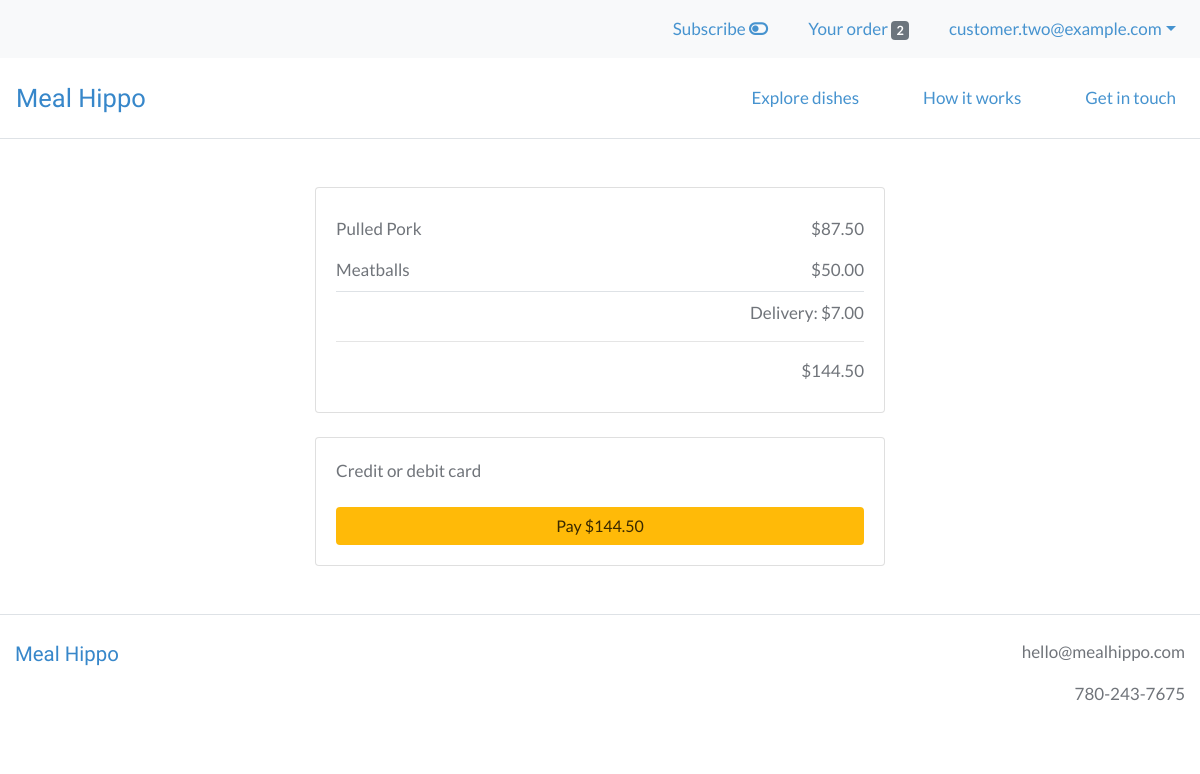
Page /order/payment (signed in) on the committed database.
### users/models.py (models this page shows, shortened)
class CustomUser(AbstractBaseUser):
    email = models.EmailField(unique=True)
    is_active = models.BooleanField(default=True)
    is_admin = models.BooleanField(default=False)
    objects = CustomUserManager()
    USERNAME_FIELD = 'email'
    REQUIRED_FIELDS = []

### webplatform/models.py (models this page shows, shortened)
class Order(models.Model):
    user = models.ForeignKey(settings.AUTH_USER_MODEL, on_delete=models.CASCADE)
    items = models.ManyToManyField(OrderItem)
    delivery_date = models.DateField(null=True)
    delivery_time = models.TimeField(null=True)
    is_completed = models.BooleanField(default=False)
    payment = models.ForeignKey(Payment, on_delete=models.SET_NULL, blank=True, null=True)
    created_at = models.DateTimeField(auto_now_add=True)
    modified_at = models.DateTimeField(auto_now=True)
    def get_total_order_price(self):
        total_order_price = 0
        for item in self.items.all():
            total_order_price += item.get_total_item_price()
        if not UserDeliveryDetail.objects.filter(user=self.user)[0].free_delivery:
            total_order_price += 7
        return total_order_price

class OrderItem(models.Model):
    user = models.ForeignKey(settings.AUTH_USER_MODEL, on_delete=models.CASCADE)
    item = models.ForeignKey(Item, on_delete=models.CASCADE)
    quantity = models.IntegerField(default=1)
    is_completed = models.BooleanField(default=False)
    def get_total_item_price(self):
        return self.quantity * self.item.price

class Item(models.Model):
    supplier = models.ForeignKey(Supplier, on_delete=models.CASCADE)
    name = models.CharField(max_length=100)
    description = models.TextField()
    price = models.FloatField()
    minimum_portions = models.IntegerField(blank=True, null=True)
    portion_increment = models.IntegerField(blank=True, null=True)
    minimum_lead_time = models.IntegerField(blank=True, null=True)
    calories = models.IntegerField(blank=True, null=True)
    protein = models.FloatField(blank=True, null=True)
    fat = models.FloatField(blank=True, null=True)
    carbs = models.FloatField(blank=True, null=True)
    is_active = models.BooleanField()
    created_at = models.DateTimeField(auto_now_add=True)
    modified_at = models.DateTimeField(auto_now=True)

class UserDeliveryDetail(models.Model):
    user = models.OneToOneField(settings.AUTH_USER_MODEL, on_delete=models.CASCADE)
    phone = models.CharField(max_length=20)
    address = models.TextField()
    instructions = models.TextField(blank=True, null=True)
    free_delivery = models.BooleanField(default=True)
    is_subscribed = models.BooleanField(default=False, verbose_name='subscribe weekly')

### webplatform/views.py (the view, shortened to what this page needs)
# urls.py: path('order/payment', views.OrderPaymentView.as_view(), name='order_payment_view'),
class OrderPaymentView(IsSubscribedMixin, LoginRequiredMixin, View):
    def get(self, *args, **kwargs):
        user = self.request.user
        order = models.Order.objects.get(user=user, is_completed=False)
        order_items = order.items.all()
        free_delivery = models.UserDeliveryDetail.objects.get(user=user).free_delivery
        context = {
            'order': order,
            'order_items': order_items,
            'free_delivery': free_delivery,
            'stripe_pk': settings.STRIPE_API_PUBLISHABLE_KEY,
        }
        return render(self.request, 'webplatform/order_payment_view.html', context)

### webplatform/templatetags/cart_templatetags.py (called while the page is built)
@register.filter
def cart_item_count(user):
    if user.is_authenticated:
        queryset = models.Order.objects.filter(user=user, is_completed=False)
        if queryset.exists():
            return queryset[0].items.count()
    return 0

### webplatform/templates/webplatform/order_payment_view.html (shortened to what this page needs)
{% extends 'base.html' %}
{% load static %}
{% load crispy_forms_tags %}
{% load humanize %}
{% block content %}
<div class="container-fluid my-5">
  <div class="row">
    <div class="col-lg-6 offset-lg-3 col-md-8 offset-md-2 col-12">
      <div class="card">
        <div class="card-body">
          <div class="container">
            {% for order_item in order_items %}
              <div class="row py-2">
                <div class="col text-left px-0">
                  {{ order_item.item.name }}
                </div>
                <div class="col text-right px-0">
                  ${{ order_item.get_total_item_price|floatformat:2|intcomma }}
                </div>
              </div>
            {% endfor %}
          </div>
          <div class="container">
            <div class="row border-top py-2">
              <div class="col text-right px-0">
								{% if user.is_authenticated and free_delivery or not user.is_authenticated %}
                  <s class="text-secondary">Delivery: $7.00</s>
                  <p><small>Free delivery with first order</small></p>
                {% else %}
                  <p>Delivery: $7.00</p>
                {% endif %}
                <hr>
                ${{ order.get_total_order_price|floatformat:2|intcomma }}
              </div>
            </div>
          </div>
        </div>
      </div>
      <div class="card mt-4">
        <div class="card-body">
          <form action="" method="post" id="payment-form">
            <div class="mb-3">
            	<label for="card-element">
            		Credit or debit card
            	</label>
            </div>
            <button class="btn btn-attention btn-block">Pay ${{ order.get_total_order_price|floatformat:2|intcomma }}</button>
          </form>
        </div>
      </div>
    </div>
  </div>
</div>
{% endblock %}

### templates/base.html (shortened to what this page needs)
{% load static %}
{% load cart_templatetags %}
<!DOCTYPE html>
<html lang="en" dir="ltr">
  <head>
    <link rel="stylesheet" href="https://stackpath.bootstrapcdn.com/bootstrap/4.4.1/css/bootstrap.min.css">
    <link rel="stylesheet" type="text/css" href="{% static 'style.css' %}">
  </head>
  <body>
    {% if user.is_authenticated %}
        <nav class="navbar navbar-expand-md navbar-light user-nav bg-light">
            <ul class="navbar-nav ml-md-auto mx-md-0 mx-auto text-md-left text-center">
              <li class="nav-item mr-4">
                <a class="nav-link" href="{% url 'webplatform:subscribe_toggle' request.path %}">{% if is_subscribed %}Subscribed <i class="fas fa-toggle-on"></i>{% else %}<span data-toggle="tooltip" data-placement="bottom" title="Save 5% on all orders">Subscribe <i class="fas fa-toggle-off"></i></span>{% endif %}</a>
              <li class="nav-item mr-4">
                <a class="nav-link" href="{% url 'webplatform:order_items_view' %}">
                  Your order <span class="badge badge-secondary">{{ request.user|cart_item_count }}</span>
                </a>
              </li>
              <li class="nav-item dropdown">
                <a class="nav-link dropdown-toggle" data-toggle="dropdown" href="#" role="button" aria-haspopup="true" aria-expanded="false">{{ request.user.email }}</a>
              </li>
            </ul>
        </nav>
    {% endif %}
    <nav class="navbar navbar-expand-md navbar-light py-3 border-bottom">
      <a class="navbar-brand" href="{% url 'webplatform:home_view' %}">Meal&nbsp;Hippo</a>
      <div class="collapse navbar-collapse" id="navbarText">
        <ul class="navbar-nav ml-auto">
          <li class="nav-item mr-5">
            <a class="nav-link" href="{% url 'webplatform:order_items_view' %}">Explore dishes</a>
          </li>
          <li class="nav-item mr-5">
            <a class="nav-link" href="{% url 'webplatform:support_view' %}">How it works</a>
          </li>
          <li class="nav-item">
            <a class="nav-link" href="{% url 'webplatform:contact_view' %}">Get in touch</a>
          </li>
        </ul>
      </div>
    </nav>
    {% block content %}
    {% endblock %}
    <footer>
      <div class="container-fluid text-center py-4 mb-5 border-top">
        <div class="row">
          <div class="col-sm text-sm-left mb-4">
            <span class="logo">
              <a href="{% url 'webplatform:home_view' %}">Meal&nbsp;Hippo</a>
            </span>
          </div>
          <div class="col-sm text-sm-right">
            <p>hello@mealhippo.com</p>
            <p>780-243-7675</p>
          </div>
        </div>
      </div>
    </footer>
  </body>
</html>

### static/style.css (style rules this page uses)
:root { --heading: #2D3142; --sub_heading: #414655; --text: #70747A; --logo: #3787CA; --button_dark: #3787CA; --button_light: #4693CF; --link_dark: #3787CA; --link_light: #60A9D9; --nav_dark: #4693CF; --nav_light: #60A9D9; --attention_dark: #FFBA08; --attention_light: #FFC518; --attention_text: #392900; }
body { color: var(--text); font-family: 'Lato', sans-serif; font-size: 17px; }
a, .btn-link { color: var(--link_dark); }
.navbar-light .navbar-brand, .logo a { color: var(--logo); font-size: 1.5em; font-family: 'Varela Round', "Arial Rounded MT Bold", "Helvetica Rounded", sans-serif; }
.logo a { font-size: 1.2em; }
.navbar-nav .nav-item a.nav-link { color: var(--nav_dark); }
.btn { padding-left: 25px; padding-right: 25px; }
.btn-attention { background: var(--attention_dark); color: var(--attention_text); }

### rows in the picture
CustomUser: user|cart_item_count "2", user.email "customer.two@example.com"
OrderItem: item.name "Pulled Pork", get_total_item_price "87.50"
OrderItem: item.name "Meatballs", get_total_item_price "50.00"
Order: get_total_order_price "144.50"
